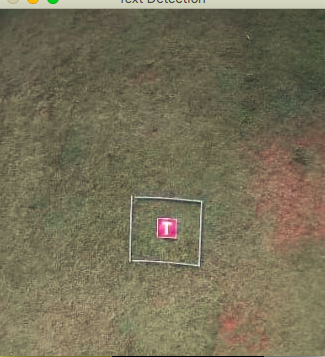
#> input picture OpenCV/t_shape.png, 325 x 357 px
$ python assignment1_3.py
#> lines starting #> are read from the running program, lines starting #| are printed output that depends on the picture
import cv2
import numpy as np
img_original = cv2.imread("t_shape.png")
#> img_original is the input picture: shape (357, 325, 3); mean B, G, R 87.1, 111.5, 117.7
img = img_original
img[:,:,0] = img[:,:,0] + img[:,:,2]
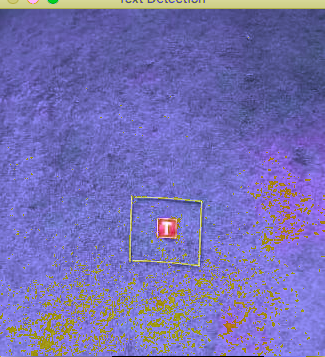
#> img: shape (357, 325, 3); mean B, G, R 181.6, 111.5, 117.7
img[:,:,2] = np.zeros((img.shape[0],img.shape[1]))
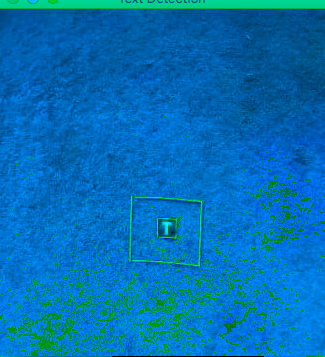
#> img: shape (357, 325, 3); mean B, G, R 181.6, 111.5, 0
print(img.shape)
#| (357, 325, 3)
cv2.imshow("converted",img)
cv2.imshow("original",img_original)
cv2.waitKey(0)
cv2.destroyAllWindows()
